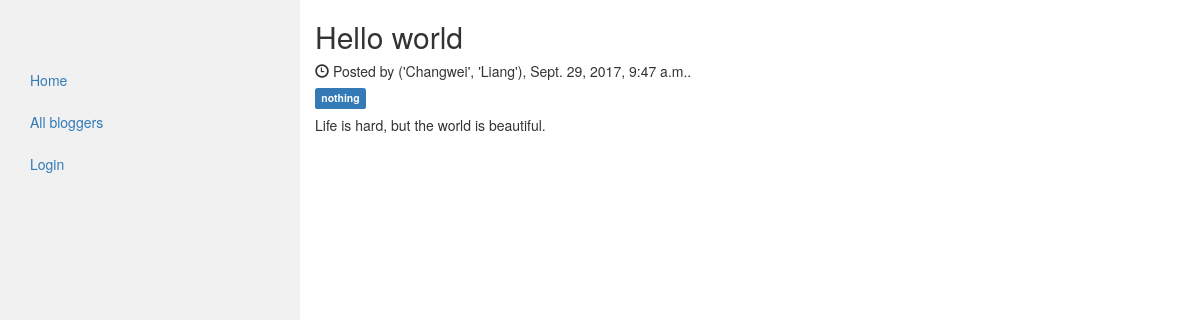
Page /20/detail/ on the committed database.
### blog/models.py (models this page shows, shortened)
class MyPost(models.Model):
    author = models.ForeignKey(settings.AUTH_USER_MODEL, on_delete=models.CASCADE)
    title = models.CharField(max_length=100)
    content = models.TextField(blank=True)
    tags = models.CharField(max_length=20, null=True, blank=True)
    published_time = models.DateTimeField(default=timezone.now)
    created_time = models.DateTimeField(default=timezone.now)
    is_draft = models.BooleanField(default=False)
    is_private = models.BooleanField(default=False)
    can_be_edited = models.BooleanField(default=False)
    allow_comment = models.BooleanField(default=True)
    class Meta:
        ordering = ['published_time']

### my_auth/models.py (models this page shows)
class User(auth_models.AbstractUser):
    email = models.EmailField(_('email address'), unique=True)

### blog/views.py (the view)
# urls.py: url(r'^(?P<pk>\d+)/detail/$', views.blog_detail, name='blog_detail'),
def blog_detail(request, pk):
    blog_instance = get_object_or_404(models.MyPost, pk=pk)
    template_name = 'blog/blog_detail.html'
    if blog_instance.author.username == request.user.username or request.user.is_superuser:
        blog_instance.can_be_edited = True
    context = {
        'blog': blog_instance,
    }
    return render(request, template_name, context)

### blog/templatetags/blog_tag.py (called while the page is built)
@register.simple_tag
def real_name_or_username(blog):
    if blog.author.first_name and blog.author.last_name:
        return format_html('%s' % blog.author.first_name), format_html(blog.author.last_name)
    else:
        return blog.author.username

### blog/templates/blog/blog_detail.html (shortened to what this page needs)
<!DOCTYPE html>
<html lang="en">
{% extends 'blog/base.html' %}
{% load blog_tag %}
{% block content %}
            <h2>{{ blog.title }}</h2>
            <h5><span class="glyphicon glyphicon-time"></span> Posted by {% real_name_or_username blog %}, {{ blog.published_time }}.</h5>
            <h5><span class="label label-primary">{{ blog.tags }}</span></h5>
            <p>{{ blog.content }}</p>
{% endblock %}

### rows in the picture
MyPost: title "Hello world", author.last_name "('Changwei', 'Liang')", published_time "Sept. 29, 2017, 9:47 a.m.", tags "nothing", content "Life is hard, but the world is beautiful."
